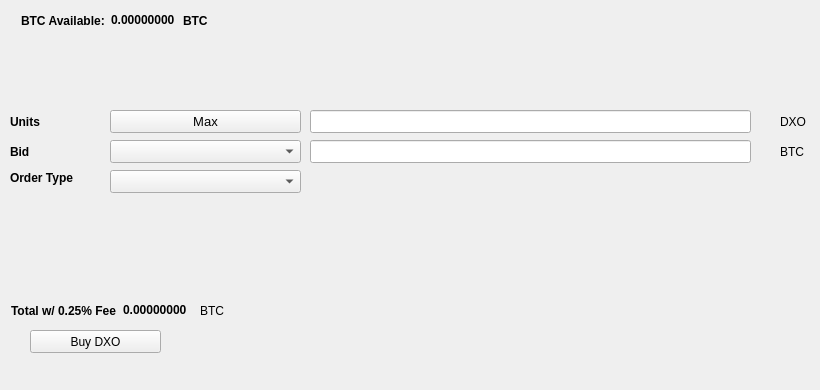
   <widget class="QWidget" name="BuyTab">
    <attribute name="title">
     <string>Buy</string>
    </attribute>
    <widget class="QPushButton" name="BuyDXO">
     <property name="geometry">
      <rect>
       <x>30</x>
       <y>330</y>
       <width>131</width>
       <height>23</height>
      </rect>
     </property>
     <property name="text">
      <string>Buy DXO</string>
     </property>
     <property name="icon">
      <iconset resource="../dextro.qrc">
       <normaloff>:/icons/bitcoin</normaloff>:/icons/bitcoin</iconset>
     </property>
    </widget>
    <widget class="QLabel" name="label_3">
     <property name="geometry">
      <rect>
       <x>10</x>
       <y>110</y>
       <width>46</width>
       <height>23</height>
      </rect>
     </property>
     <property name="font">
      <font>
       <weight>75</weight>
       <bold>true</bold>
      </font>
     </property>
     <property name="text">
      <string>Units</string>
     </property>
    </widget>
    <widget class="QLineEdit" name="UnitsInput">
     <property name="geometry">
      <rect>
       <x>310</x>
       <y>110</y>
       <width>441</width>
       <height>23</height>
      </rect>
     </property>
     <property name="font">
      <font>
       <pointsize>9</pointsize>
       <weight>75</weight>
       <bold>true</bold>
      </font>
     </property>
    </widget>
    <widget class="QLineEdit" name="BuyBidPriceEdit">
     <property name="geometry">
      <rect>
       <x>310</x>
       <y>140</y>
       <width>441</width>
       <height>23</height>
      </rect>
     </property>
     <property name="font">
      <font>
       <pointsize>9</pointsize>
       <weight>75</weight>
       <bold>true</bold>
      </font>
     </property>
    </widget>
    <widget class="QLabel" name="label_4">
     <property name="geometry">
      <rect>
       <x>780</x>
       <y>110</y>
       <width>31</width>
       <height>23</height>
      </rect>
     </property>
     <property name="text">
      <string>DXO</string>
     </property>
    </widget>
    <widget class="QLabel" name="label_5">
     <property name="geometry">
      <rect>
       <x>780</x>
       <y>140</y>
       <width>31</width>
       <height>23</height>
      </rect>
     </property>
     <property name="text">
      <string>BTC</string>
     </property>
    </widget>
    <widget class="QLabel" name="label_6">
     <property name="geometry">
      <rect>
       <x>10</x>
       <y>140</y>
       <width>46</width>
       <height>23</height>
      </rect>
     </property>
     <property name="font">
      <font>
       <weight>75</weight>
       <bold>true</bold>
      </font>
     </property>
     <property name="text">
      <string>Bid</string>
     </property>
    </widget>
    <widget class="QLabel" name="label_7">
     <property name="geometry">
      <rect>
       <x>10</x>
       <y>170</y>
       <width>91</width>
       <height>16</height>
      </rect>
     </property>
     <property name="font">
      <font>
       <weight>75</weight>
       <bold>true</bold>
      </font>
     </property>
     <property name="text">
      <string>Order Type</string>
     </property>
    </widget>
    <widget class="QPushButton" name="Buy_Max_Amount">
     <property name="geometry">
      <rect>
       <x>110</x>
       <y>110</y>
       <width>191</width>
       <height>23</height>
      </rect>
     </property>
     <property name="font">
      <font>
       <pointsize>10</pointsize>
      </font>
     </property>
     <property name="text">
      <string>Max</string>
     </property>
    </widget>
    <widget class="QComboBox" name="BuyBidcomboBox">
     <property name="geometry">
      <rect>
       <x>110</x>
       <y>140</y>
       <width>191</width>
       <height>23</height>
      </rect>
     </property>
     <property name="font">
      <font>
       <pointsize>10</pointsize>
      </font>
     </property>
    </widget>
    <widget class="QComboBox" name="buyOrdertypeCombo">
     <property name="geometry">
      <rect>
       <x>110</x>
       <y>170</y>
       <width>191</width>
       <height>23</height>
      </rect>
     </property>
     <property name="font">
      <font>
       <pointsize>10</pointsize>
      </font>
     </property>
    </widget>
    <widget class="QWidget" name="layoutWidget1">
     <property name="geometry">
      <rect>
       <x>21</x>
       <y>11</y>
       <width>227</width>
       <height>19</height>
      </rect>
     </property>
     <layout class="QHBoxLayout" name="horizontalLayout_3">
      <item>
       <widget class="QLabel" name="label232">
        <property name="font">
         <font>
          <weight>75</weight>
          <bold>true</bold>
         </font>
        </property>
        <property name="text">
         <string>BTC Available:</string>
        </property>
       </widget>
      </item>
      <item>
       <widget class="QLabel" name="BtcAvailableLbl">
        <property name="palette">
         <palette>
          <active>
           <colorrole role="WindowText">
            <brush brushstyle="SolidPattern">
             <color alpha="255">
              <red>0</red>
              <green>0</green>
              <blue>0</blue>
             </color>
            </brush>
           </colorrole>
           <colorrole role="Button">
            <brush brushstyle="SolidPattern">
             <color alpha="255">
              <red>0</red>
              <green>170</green>
              <blue>0</blue>
             </color>
            </brush>
           </colorrole>
           <colorrole role="Light">
            <brush brushstyle="SolidPattern">
             <color alpha="255">
              <red>0</red>
              <green>255</green>
              <blue>0</blue>
             </color>
            </brush>
           </colorrole>
           <colorrole role="Midlight">
            <brush brushstyle="SolidPattern">
             <color alpha="255">
              <red>0</red>
              <green>212</green>
              <blue>0</blue>
             </color>
            </brush>
           </colorrole>
           <colorrole role="Dark">
            <brush brushstyle="SolidPattern">
             <color alpha="255">
              <red>0</red>
              <green>85</green>
              <blue>0</blue>
             </color>
            </brush>
           </colorrole>
           <colorrole role="Mid">
            <brush brushstyle="SolidPattern">
             <color alpha="255">
              <red>0</red>
              <green>113</green>
              <blue>0</blue>
             </color>
            </brush>
           </colorrole>
           <colorrole role="Text">
            <brush brushstyle="SolidPattern">
             <color alpha="255">
              <red>0</red>
              <green>170</green>
              <blue>0</blue>
             </color>
            </brush>
           </colorrole>
           <colorrole role="BrightText">
            <brush brushstyle="SolidPattern">
             <color alpha="255">
              <red>255</red>
              <green>255</green>
              <blue>255</blue>
             </color>
            </brush>
           </colorrole>
           <colorrole role="ButtonText">
            <brush brushstyle="SolidPattern">
             <color alpha="255">
              <red>0</red>
              <green>0</green>
              <blue>0</blue>
             </color>
            </brush>
           </colorrole>
           <colorrole role="Base">
            <brush brushstyle="SolidPattern">
             <color alpha="255">
              <red>255</red>
              <green>255</green>
              <blue>255</blue>
             </color>
            </brush>
           </colorrole>
           <colorrole role="Window">
            <brush brushstyle="SolidPattern">
             <color alpha="255">
              <red>0</red>
              <green>170</green>
              <blue>0</blue>
             </color>
            </brush>
           </colorrole>
           <colorrole role="Shadow">
            <brush brushstyle="SolidPattern">
             <color alpha="255">
              <red>0</red>
              <green>0</green>
              <blue>0</blue>
             </color>
            </brush>
           </colorrole>
           <colorrole role="AlternateBase">
            <brush brushstyle="SolidPattern">
             <color alpha="255">
              <red>127</red>
              <green>212</green>
              <blue>127</blue>
             </color>
            </brush>
           </colorrole>
           <colorrole role="ToolTipBase">
            <brush brushstyle="SolidPattern">
             <color alpha="255">
              <red>255</red>
              <green>255</green>
              <blue>220</blue>
             </color>
            </brush>
           </colorrole>
           <colorrole role="ToolTipText">
            <brush brushstyle="SolidPattern">
             <color alpha="255">
              <red>0</red>
              <green>0</green>
              <blue>0</blue>
             </color>
            </brush>
           </colorrole>
          </active>
          <inactive>
           <colorrole role="WindowText">
            <brush brushstyle="SolidPattern">
             <color alpha="255">
              <red>0</red>
              <green>0</green>
              <blue>0</blue>
             </color>
            </brush>
           </colorrole>
           <colorrole role="Button">
            <brush brushstyle="SolidPattern">
             <color alpha="255">
              <red>0</red>
              <green>170</green>
              <blue>0</blue>
             </color>
            </brush>
           </colorrole>
           <colorrole role="Light">
            <brush brushstyle="SolidPattern">
             <color alpha="255">
              <red>0</red>
              <green>255</green>
              <blue>0</blue>
             </color>
            </brush>
           </colorrole>
           <colorrole role="Midlight">
            <brush brushstyle="SolidPattern">
             <color alpha="255">
              <red>0</red>
              <green>212</green>
              <blue>0</blue>
             </color>
            </brush>
           </colorrole>
           <colorrole role="Dark">
            <brush brushstyle="SolidPattern">
             <color alpha="255">
              <red>0</red>
              <green>85</green>
              <blue>0</blue>
             </color>
            </brush>
           </colorrole>
           <colorrole role="Mid">
            <brush brushstyle="SolidPattern">
             <color alpha="255">
              <red>0</red>
              <green>113</green>
              <blue>0</blue>
             </color>
            </brush>
           </colorrole>
           <colorrole role="Text">
            <brush brushstyle="SolidPattern">
             <color alpha="255">
              <red>0</red>
              <green>170</green>
              <blue>0</blue>
             </color>
            </brush>
           </colorrole>
           <colorrole role="BrightText">
            <brush brushstyle="SolidPattern">
             <color alpha="255">
              <red>255</red>
              <green>255</green>
              <blue>255</blue>
             </color>
            </brush>
           </colorrole>
           <colorrole role="ButtonText">
            <brush brushstyle="SolidPattern">
             <color alpha="255">
              <red>0</red>
              <green>0</green>
              <blue>0</blue>
             </color>
            </brush>
           </colorrole>
           <colorrole role="Base">
            <brush brushstyle="SolidPattern">
             <color alpha="255">
              <red>255</red>
              <green>255</green>
              <blue>255</blue>
             </color>
            </brush>
           </colorrole>
           <colorrole role="Window">
            <brush brushstyle="SolidPattern">
             <color alpha="255">
              <red>0</red>
              <green>170</green>
              <blue>0</blue>
             </color>
            </brush>
           </colorrole>
           <colorrole role="Shadow">
            <brush brushstyle="SolidPattern">
             <color alpha="255">
              <red>0</red>
              <green>0</green>
              <blue>0</blue>
             </color>
            </brush>
           </colorrole>
           <colorrole role="AlternateBase">
            <brush brushstyle="SolidPattern">
             <color alpha="255">
              <red>127</red>
              <green>212</green>
              <blue>127</blue>
             </color>
            </brush>
           </colorrole>
           <colorrole role="ToolTipBase">
            <brush brushstyle="SolidPattern">
             <color alpha="255">
              <red>255</red>
              <green>255</green>
              <blue>220</blue>
             </color>
            </brush>
           </colorrole>
           <colorrole role="ToolTipText">
            <brush brushstyle="SolidPattern">
             <color alpha="255">
              <red>0</red>
              <green>0</green>
              <blue>0</blue>
             </color>
            </brush>
           </colorrole>
          </inactive>
          <disabled>
           <colorrole role="WindowText">
            <brush brushstyle="SolidPattern">
             <color alpha="255">
              <red>0</red>
              <green>85</green>
              <blue>0</blue>
             </color>
            </brush>
           </colorrole>
           <colorrole role="Button">
            <brush brushstyle="SolidPattern">
             <color alpha="255">
              <red>0</red>
              <green>170</green>
              <blue>0</blue>
             </color>
            </brush>
           </colorrole>
           <colorrole role="Light">
            <brush brushstyle="SolidPattern">
             <color alpha="255">
              <red>0</red>
              <green>255</green>
              <blue>0</blue>
             </color>
            </brush>
           </colorrole>
           <colorrole role="Midlight">
            <brush brushstyle="SolidPattern">
             <color alpha="255">
              <red>0</red>
              <green>212</green>
              <blue>0</blue>
             </color>
            </brush>
           </colorrole>
           <colorrole role="Dark">
            <brush brushstyle="SolidPattern">
             <color alpha="255">
              <red>0</red>
              <green>85</green>
              <blue>0</blue>
             </color>
            </brush>
           </colorrole>
           <colorrole role="Mid">
            <brush brushstyle="SolidPattern">
             <color alpha="255">
              <red>0</red>
              <green>113</green>
              <blue>0</blue>
             </color>
            </brush>
           </colorrole>
           <colorrole role="Text">
            <brush brushstyle="SolidPattern">
             <color alpha="255">
              <red>0</red>
              <green>85</green>
              <blue>0</blue>
             </color>
            </brush>
           </colorrole>
           <colorrole role="BrightText">
            <brush brushstyle="SolidPattern">
             <color alpha="255">
              <red>255</red>
              <green>255</green>
              <blue>255</blue>
             </color>
            </brush>
           </colorrole>
           <colorrole role="ButtonText">
            <brush brushstyle="SolidPattern">
             <color alpha="255">
              <red>0</red>
              <green>85</green>
              <blue>0</blue>
             </color>
            </brush>
           </colorrole>
           <colorrole role="Base">
            <brush brushstyle="SolidPattern">
             <color alpha="255">
              <red>0</red>
              <green>170</green>
              <blue>0</blue>
             </color>
            </brush>
           </colorrole>
           <colorrole role="Window">
            <brush brushstyle="SolidPattern">
             <color alpha="255">
              <red>0</red>
              <green>170</green>
              <blue>0</blue>
             </color>
            </brush>
           </colorrole>
           <colorrole role="Shadow">
            <brush brushstyle="SolidPattern">
             <color alpha="255">
              <red>0</red>
              <green>0</green>
              <blue>0</blue>
             </color>
            </brush>
           </colorrole>
           <colorrole role="AlternateBase">
            <brush brushstyle="SolidPattern">
             <color alpha="255">
              <red>0</red>
              <green>170</green>
              <blue>0</blue>
             </color>
            </brush>
           </colorrole>
           <colorrole role="ToolTipBase">
            <brush brushstyle="SolidPattern">
             <color alpha="255">
              <red>255</red>
              <green>255</green>
              <blue>220</blue>
             </color>
            </brush>
           </colorrole>
           <colorrole role="ToolTipText">
            <brush brushstyle="SolidPattern">
             <color alpha="255">
              <red>0</red>
              <green>0</green>
              <blue>0</blue>
             </color>
            </brush>
           </colorrole>
          </disabled>
         </palette>
        </property>
        <property name="font">
         <font>
          <weight>75</weight>
          <bold>true</bold>
         </font>
        </property>
        <property name="text">
         <string>0.00000000</string>
        </property>
        <property name="textInteractionFlags">
         <set>Qt::LinksAccessibleByMouse|Qt::TextSelectableByKeyboard|Qt::TextSelectableByMouse</set>
        </property>
       </widget>
      </item>
      <item>
       <widget class="QLabel" name="BtcAvailableLbl_2">
        <property name="font">
         <font>
          <weight>75</weight>
          <bold>true</bold>
         </font>
        </property>
        <property name="text">
         <string>BTC</string>
        </property>
       </widget>
      </item>
     </layout>
    </widget>
    <widget class="QWidget" name="layoutWidge2">
     <property name="geometry">
      <rect>
       <x>11</x>
       <y>301</y>
       <width>259</width>
       <height>19</height>
      </rect>
     </property>
     <layout class="QHBoxLayout" name="horizontalLayout_4">
      <item>
       <widget class="QLabel" name="label_9">
        <property name="font">
         <font>
          <weight>75</weight>
          <bold>true</bold>
         </font>
        </property>
        <property name="text">
         <string>Total w/ 0.25% Fee</string>
        </property>
       </widget>
      </item>
      <item>
       <widget class="QLabel" name="BuyCostLabel">
        <property name="palette">
         <palette>
          <active>
           <colorrole role="WindowText">
            <brush brushstyle="SolidPattern">
             <color alpha="255">
              <red>0</red>
              <green>0</green>
              <blue>0</blue>
             </color>
            </brush>
           </colorrole>
           <colorrole role="Button">
            <brush brushstyle="SolidPattern">
             <color alpha="255">
              <red>0</red>
              <green>170</green>
              <blue>0</blue>
             </color>
            </brush>
           </colorrole>
           <colorrole role="Light">
            <brush brushstyle="SolidPattern">
             <color alpha="255">
              <red>0</red>
              <green>255</green>
              <blue>0</blue>
             </color>
            </brush>
           </colorrole>
           <colorrole role="Midlight">
            <brush brushstyle="SolidPattern">
             <color alpha="255">
              <red>0</red>
              <green>212</green>
              <blue>0</blue>
             </color>
            </brush>
           </colorrole>
           <colorrole role="Dark">
            <brush brushstyle="SolidPattern">
             <color alpha="255">
              <red>0</red>
              <green>85</green>
              <blue>0</blue>
             </color>
            </brush>
           </colorrole>
           <colorrole role="Mid">
            <brush brushstyle="SolidPattern">
             <color alpha="255">
              <red>0</red>
              <green>113</green>
              <blue>0</blue>
             </color>
            </brush>
           </colorrole>
           <colorrole role="Text">
            <brush brushstyle="SolidPattern">
             <color alpha="255">
              <red>0</red>
              <green>170</green>
              <blue>0</blue>
             </color>
            </brush>
           </colorrole>
           <colorrole role="BrightText">
            <brush brushstyle="SolidPattern">
             <color alpha="255">
              <red>255</red>
              <green>255</green>
              <blue>255</blue>
             </color>
            </brush>
           </colorrole>
           <colorrole role="ButtonText">
            <brush brushstyle="SolidPattern">
             <color alpha="255">
              <red>0</red>
              <green>0</green>
              <blue>0</blue>
             </color>
            </brush>
           </colorrole>
           <colorrole role="Base">
            <brush brushstyle="SolidPattern">
             <color alpha="255">
              <red>255</red>
              <green>255</green>
              <blue>255</blue>
             </color>
            </brush>
           </colorrole>
           <colorrole role="Window">
            <brush brushstyle="SolidPattern">
             <color alpha="255">
              <red>0</red>
              <green>170</green>
              <blue>0</blue>
             </color>
            </brush>
           </colorrole>
           <colorrole role="Shadow">
            <brush brushstyle="SolidPattern">
             <color alpha="255">
              <red>0</red>
              <green>0</green>
              <blue>0</blue>
             </color>
            </brush>
           </colorrole>
           <colorrole role="AlternateBase">
            <brush brushstyle="SolidPattern">
             <color alpha="255">
              <red>127</red>
              <green>212</green>
              <blue>127</blue>
             </color>
            </brush>
           </colorrole>
           <colorrole role="ToolTipBase">
            <brush brushstyle="SolidPattern">
             <color alpha="255">
              <red>255</red>
              <green>255</green>
              <blue>220</blue>
             </color>
            </brush>
           </colorrole>
           <colorrole role="ToolTipText">
            <brush brushstyle="SolidPattern">
             <color alpha="255">
              <red>0</red>
              <green>0</green>
              <blue>0</blue>
             </color>
            </brush>
           </colorrole>
          </active>
          <inactive>
           <colorrole role="WindowText">
            <brush brushstyle="SolidPattern">
             <color alpha="255">
              <red>0</red>
              <green>0</green>
              <blue>0</blue>
             </color>
            </brush>
           </colorrole>
           <colorrole role="Button">
            <brush brushstyle="SolidPattern">
             <color alpha="255">
              <red>0</red>
              <green>170</green>
              <blue>0</blue>
             </color>
            </brush>
           </colorrole>
           <colorrole role="Light">
            <brush brushstyle="SolidPattern">
             <color alpha="255">
              <red>0</red>
              <green>255</green>
              <blue>0</blue>
             </color>
            </brush>
           </colorrole>
           <colorrole role="Midlight">
            <brush brushstyle="SolidPattern">
             <color alpha="255">
              <red>0</red>
              <green>212</green>
              <blue>0</blue>
             </color>
            </brush>
           </colorrole>
           <colorrole role="Dark">
            <brush brushstyle="SolidPattern">
             <color alpha="255">
              <red>0</red>
              <green>85</green>
              <blue>0</blue>
             </color>
            </brush>
           </colorrole>
           <colorrole role="Mid">
            <brush brushstyle="SolidPattern">
             <color alpha="255">
              <red>0</red>
              <green>113</green>
              <blue>0</blue>
             </color>
            </brush>
           </colorrole>
           <colorrole role="Text">
            <brush brushstyle="SolidPattern">
             <color alpha="255">
              <red>0</red>
              <green>170</green>
              <blue>0</blue>
             </color>
            </brush>
           </colorrole>
           <colorrole role="BrightText">
            <brush brushstyle="SolidPattern">
             <color alpha="255">
              <red>255</red>
              <green>255</green>
              <blue>255</blue>
             </color>
            </brush>
           </colorrole>
           <colorrole role="ButtonText">
            <brush brushstyle="SolidPattern">
             <color alpha="255">
              <red>0</red>
              <green>0</green>
              <blue>0</blue>
             </color>
            </brush>
           </colorrole>
           <colorrole role="Base">
            <brush brushstyle="SolidPattern">
             <color alpha="255">
              <red>255</red>
              <green>255</green>
              <blue>255</blue>
             </color>
            </brush>
           </colorrole>
           <colorrole role="Window">
            <brush brushstyle="SolidPattern">
             <color alpha="255">
              <red>0</red>
              <green>170</green>
              <blue>0</blue>
             </color>
            </brush>
           </colorrole>
           <colorrole role="Shadow">
            <brush brushstyle="SolidPattern">
             <color alpha="255">
              <red>0</red>
              <green>0</green>
              <blue>0</blue>
             </color>
            </brush>
           </colorrole>
           <colorrole role="AlternateBase">
            <brush brushstyle="SolidPattern">
             <color alpha="255">
              <red>127</red>
              <green>212</green>
              <blue>127</blue>
             </color>
            </brush>
           </colorrole>
           <colorrole role="ToolTipBase">
            <brush brushstyle="SolidPattern">
             <color alpha="255">
              <red>255</red>
              <green>255</green>
              <blue>220</blue>
             </color>
            </brush>
           </colorrole>
           <colorrole role="ToolTipText">
            <brush brushstyle="SolidPattern">
             <color alpha="255">
              <red>0</red>
              <green>0</green>
              <blue>0</blue>
             </color>
            </brush>
           </colorrole>
          </inactive>
          <disabled>
           <colorrole role="WindowText">
            <brush brushstyle="SolidPattern">
             <color alpha="255">
              <red>0</red>
              <green>85</green>
              <blue>0</blue>
             </color>
            </brush>
           </colorrole>
           <colorrole role="Button">
            <brush brushstyle="SolidPattern">
             <color alpha="255">
              <red>0</red>
              <green>170</green>
              <blue>0</blue>
             </color>
            </brush>
           </colorrole>
           <colorrole role="Light">
            <brush brushstyle="SolidPattern">
             <color alpha="255">
              <red>0</red>
              <green>255</green>
              <blue>0</blue>
             </color>
            </brush>
           </colorrole>
           <colorrole role="Midlight">
            <brush brushstyle="SolidPattern">
             <color alpha="255">
              <red>0</red>
              <green>212</green>
              <blue>0</blue>
             </color>
            </brush>
           </colorrole>
           <colorrole role="Dark">
            <brush brushstyle="SolidPattern">
             <color alpha="255">
              <red>0</red>
              <green>85</green>
              <blue>0</blue>
             </color>
            </brush>
           </colorrole>
           <colorrole role="Mid">
            <brush brushstyle="SolidPattern">
             <color alpha="255">
              <red>0</red>
              <green>113</green>
              <blue>0</blue>
             </color>
            </brush>
           </colorrole>
           <colorrole role="Text">
            <brush brushstyle="SolidPattern">
             <color alpha="255">
              <red>0</red>
              <green>85</green>
              <blue>0</blue>
             </color>
            </brush>
           </colorrole>
           <colorrole role="BrightText">
            <brush brushstyle="SolidPattern">
             <color alpha="255">
              <red>255</red>
              <green>255</green>
              <blue>255</blue>
             </color>
            </brush>
           </colorrole>
           <colorrole role="ButtonText">
            <brush brushstyle="SolidPattern">
             <color alpha="255">
              <red>0</red>
              <green>85</green>
              <blue>0</blue>
             </color>
            </brush>
           </colorrole>
           <colorrole role="Base">
            <brush brushstyle="SolidPattern">
             <color alpha="255">
              <red>0</red>
              <green>170</green>
              <blue>0</blue>
             </color>
            </brush>
           </colorrole>
           <colorrole role="Window">
            <brush brushstyle="SolidPattern">
             <color alpha="255">
              <red>0</red>
              <green>170</green>
              <blue>0</blue>
             </color>
            </brush>
           </colorrole>
           <colorrole role="Shadow">
            <brush brushstyle="SolidPattern">
             <color alpha="255">
              <red>0</red>
              <green>0</green>
              <blue>0</blue>
             </color>
            </brush>
           </colorrole>
           <colorrole role="AlternateBase">
            <brush brushstyle="SolidPattern">
             <color alpha="255">
              <red>0</red>
              <green>170</green>
              <blue>0</blue>
             </color>
            </brush>
           </colorrole>
           <colorrole role="ToolTipBase">
            <brush brushstyle="SolidPattern">
             <color alpha="255">
              <red>255</red>
              <green>255</green>
              <blue>220</blue>
             </color>
            </brush>
           </colorrole>
           <colorrole role="ToolTipText">
            <brush brushstyle="SolidPattern">
             <color alpha="255">
              <red>0</red>
              <green>0</green>
              <blue>0</blue>
             </color>
            </brush>
           </colorrole>
          </disabled>
         </palette>
        </property>
        <property name="font">
         <font>
          <weight>75</weight>
          <bold>true</bold>
         </font>
        </property>
        <property name="autoFillBackground">
         <bool>false</bool>
        </property>
        <property name="text">
         <string>0.00000000</string>
        </property>
        <property name="textInteractionFlags">
         <set>Qt::LinksAccessibleByMouse|Qt::TextSelectableByMouse</set>
        </property>
       </widget>
      </item>
      <item>
       <widget class="QLabel" name="label_10">
        <property name="font">
         <font>
          <weight>50</weight>
          <bold>false</bold>
         </font>
        </property>
        <property name="text">
         <string>BTC</string>
        </property>
       </widget>
      </item>
     </layout>
    </widget>
    <widget class="QLabel" name="label_24">
     <property name="geometry">
      <rect>
       <x>460</x>
       <y>300</y>
       <width>281</width>
       <height>81</height>
      </rect>
     </property>
     <property name="text">
      <string/>
     </property>
     <property name="pixmap">
      <pixmap>:/images/bittrex</pixmap>
     </property>
    </widget>
   </widget>
